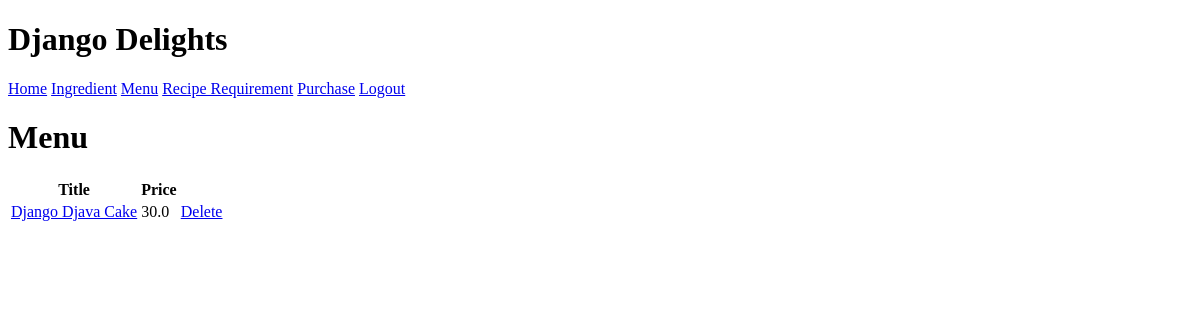
The page /inventory/menuitem/ (signed in) on the database as committed earlier.
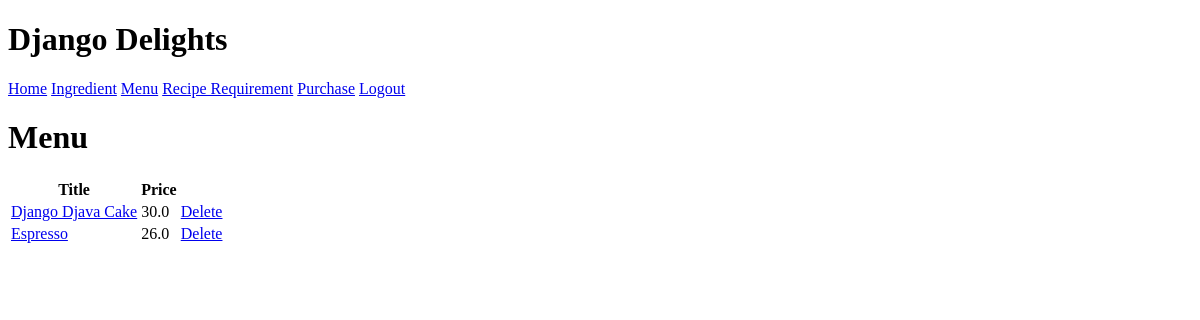
The same page on the database as committed later.
### inventory/models.py (models this page shows, shortened)
class MenuItem(models.Model):
  title = models.CharField(max_length=100)
  price = models.FloatField()

### inventory/views.py (the view)
# urls.py: path("menuitem/", views.MenuItemList.as_view(), name="menuitemlist"),
class MenuItemList(LoginRequiredMixin, ListView):
    model = MenuItem
    template_name = "inventory/menuitem_list.html"

### inventory/templates/inventory/menuitem_list.html
{% extends 'base.html' %}
{% block content %}
<h1>Menu</h1>
<table>
    <tr>
        <th>Title</th>
        <th>Price</th>
    </tr>
    {% for menuitem in menuitem_list %}
    <tr>
      <td><a href="{% url "update_menuitem" menuitem.pk %}">{{ menuitem.title }}</a></td>
      <td>{{ menuitem.price }}</td>
      <td><a href="{% url "delete_menuitem" menuitem.pk %}">Delete</a></td>
    </tr>
    {% endfor %}
</table>
{% endblock %}

Rows that differ between the two databases and show on the page:
added MenuItem: title "Espresso", price "26.0"
